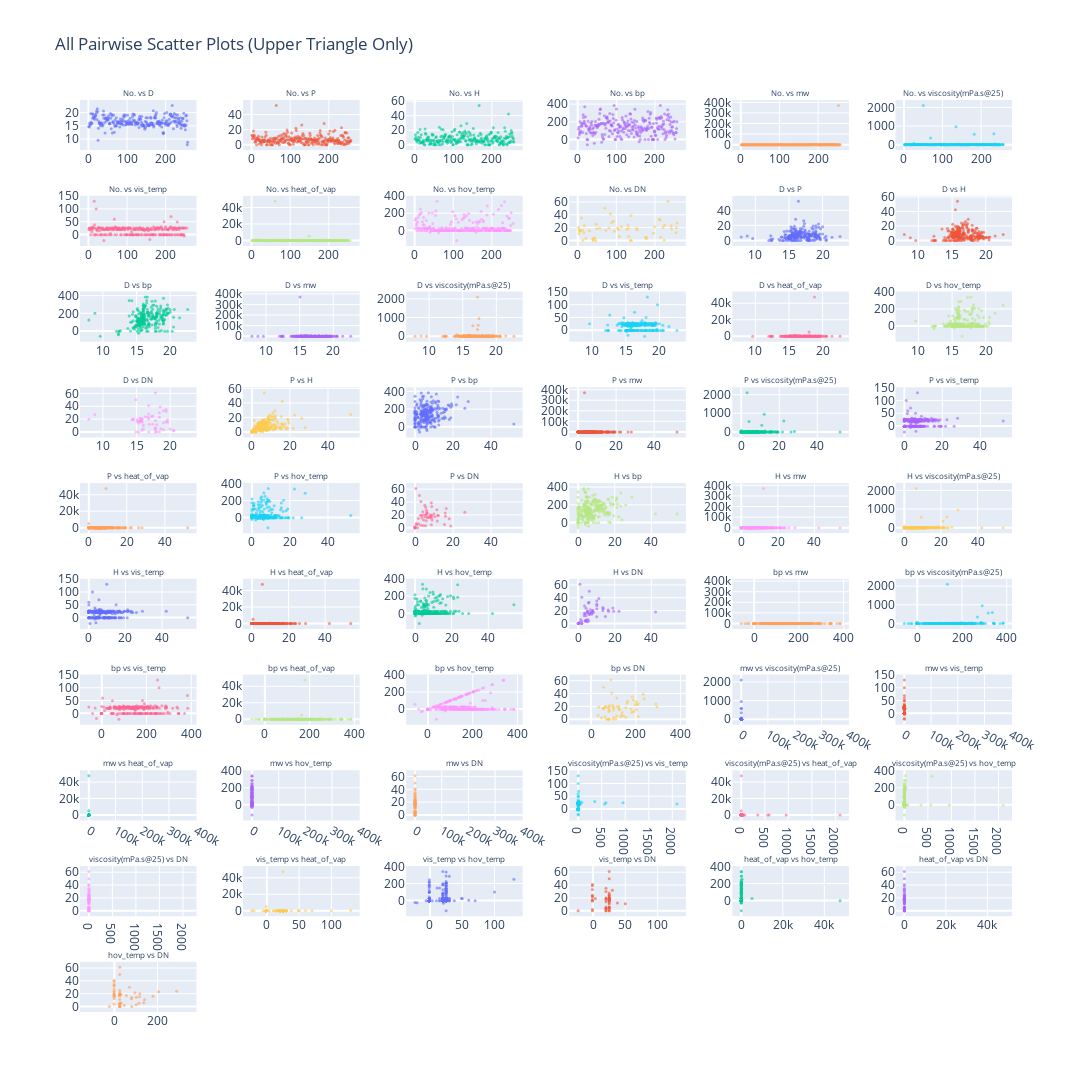

The code cell stored with this chart in its notebook:
### Code cell
import plotly.graph_objects as go
from plotly.subplots import make_subplots
import itertools

# Use the numeric columns we found
numeric_cols = df.select_dtypes(include=[np.number]).columns
print(f"Creating plots for {len(numeric_cols)} numeric columns")

# Generate all unique pairs (upper triangle only - no duplicates)
pairs = list(itertools.combinations(numeric_cols, 2))
print(f"Total unique pairs: {len(pairs)}")

# Create subplot grid - use more columns to reduce rows
n_pairs = len(pairs)
subplot_cols = 6  # increased to 6 columns to reduce rows
subplot_rows = (n_pairs + subplot_cols - 1) // subplot_cols
print(f"Grid: {subplot_rows} rows x {subplot_cols} columns")

# Calculate appropriate spacing
max_v_spacing = 1.0 / (subplot_rows - 1) if subplot_rows > 1 else 0.1
max_h_spacing = 1.0 / (subplot_cols - 1) if subplot_cols > 1 else 0.1

v_spacing = min(0.05, max_v_spacing * 0.8)  # use 80% of max allowed
h_spacing = min(0.05, max_h_spacing * 0.8)

fig = make_subplots(
    rows=subplot_rows, 
    cols=subplot_cols,
    subplot_titles=[f"{pair[0]} vs {pair[1]}" for pair in pairs],
    horizontal_spacing=h_spacing,
    vertical_spacing=v_spacing
)

for idx, (x_col, y_col) in enumerate(pairs):
    row = idx // subplot_cols + 1
    col = idx % subplot_cols + 1
    
    fig.add_trace(
        go.Scatter(
            x=df[x_col], 
            y=df[y_col], 
            mode='markers', 
            name=f"{x_col} vs {y_col}",
            showlegend=False,
            marker=dict(size=3, opacity=0.6)  # smaller markers for more plots
        ),
        row=row, col=col
    )

# Update layout for better visibility
fig.update_layout(
    height=200 * subplot_rows,  # adjust height per row
    width=1400,  # wider to accommodate 6 columns
    title="All Pairwise Scatter Plots (Upper Triangle Only)",
    showlegend=False
)

# Update axes labels with smaller font
fig.update_xaxes(title_font_size=8)
fig.update_yaxes(title_font_size=8)

# Update subplot titles to smaller font
fig.update_annotations(font_size=8)

fig.show()

### Figure 1 — Plotly figure (JSON) as saved in the notebook; plotly's stock layout.template omitted (floating-point values rounded to 4 significant figures; data arrays with more than 128 entries replaced by an {"elided": "..."} marker saying what was removed)
{"data": [{"marker": {"opacity": 0.6, "size": 3}, "mode": "markers", "name": "No. vs D", "showlegend": false, "type": "scatter", "x": {"elided": "257 int values"}, "xaxis": "x", "y": {"elided": "257 float values"}, "yaxis": "y"}, {"marker": {"opacity": 0.6, "size": 3}, "mode": "markers", "name": "No. vs P", "showlegend": false, "type": "scatter", "x": {"elided": "257 int values"}, "xaxis": "x2", "y": {"elided": "257 float values"}, "yaxis": "y2"}, {"marker": {"opacity": 0.6, "size": 3}, "mode": "markers", "name": "No. vs H", "showlegend": false, "type": "scatter", "x": {"elided": "257 int values"}, "xaxis": "x3", "y": {"elided": "257 float values"}, "yaxis": "y3"}, {"marker": {"opacity": 0.6, "size": 3}, "mode": "markers", "name": "No. vs bp", "showlegend": false, "type": "scatter", "x": {"elided": "257 int values"}, "xaxis": "x4", "y": {"elided": "257 float values"}, "yaxis": "y4"}, {"marker": {"opacity": 0.6, "size": 3}, "mode": "markers", "name": "No. vs mw", "showlegend": false, "type": "scatter", "x": {"elided": "257 int values"}, "xaxis": "x5", "y": {"elided": "257 float values"}, "yaxis": "y5"}, {"marker": {"opacity": 0.6, "size": 3}, "mode": "markers", "name": "No. vs viscosity(mPa.s@25)", "showlegend": false, "type": "scatter", "x": {"elided": "257 int values"}, "xaxis": "x6", "y": {"elided": "257 float values"}, "yaxis": "y6"}, {"marker": {"opacity": 0.6, "size": 3}, "mode": "markers", "name": "No. vs vis_temp", "showlegend": false, "type": "scatter", "x": {"elided": "257 int values"}, "xaxis": "x7", "y": {"elided": "257 float values"}, "yaxis": "y7"}, {"marker": {"opacity": 0.6, "size": 3}, "mode": "markers", "name": "No. vs heat_of_vap", "showlegend": false, "type": "scatter", "x": {"elided": "257 int values"}, "xaxis": "x8", "y": {"elided": "257 float values"}, "yaxis": "y8"}, {"marker": {"opacity": 0.6, "size": 3}, "mode": "markers", "name": "No. vs hov_temp", "showlegend": false, "type": "scatter", "x": {"elided": "257 int values"}, "xaxis": "x9", "y": {"elided": "257 float values"}, "yaxis": "y9"}, {"marker": {"opacity": 0.6, "size": 3}, "mode": "markers", "name": "No. vs DN", "showlegend": false, "type": "scatter", "x": {"elided": "257 int values"}, "xaxis": "x10", "y": {"elided": "257 float values"}, "yaxis": "y10"}, {"marker": {"opacity": 0.6, "size": 3}, "mode": "markers", "name": "D vs P", "showlegend": false, "type": "scatter", "x": {"elided": "257 float values"}, "xaxis": "x11", "y": {"elided": "257 float values"}, "yaxis": "y11"}, {"marker": {"opacity": 0.6, "size": 3}, "mode": "markers", "name": "D vs H", "showlegend": false, "type": "scatter", "x": {"elided": "257 float values"}, "xaxis": "x12", "y": {"elided": "257 float values"}, "yaxis": "y12"}, {"marker": {"opacity": 0.6, "size": 3}, "mode": "markers", "name": "D vs bp", "showlegend": false, "type": "scatter", "x": {"elided": "257 float values"}, "xaxis": "x13", "y": {"elided": "257 float values"}, "yaxis": "y13"}, {"marker": {"opacity": 0.6, "size": 3}, "mode": "markers", "name": "D vs mw", "showlegend": false, "type": "scatter", "x": {"elided": "257 float values"}, "xaxis": "x14", "y": {"elided": "257 float values"}, "yaxis": "y14"}, {"marker": {"opacity": 0.6, "size": 3}, "mode": "markers", "name": "D vs viscosity(mPa.s@25)", "showlegend": false, "type": "scatter", "x": {"elided": "257 float values"}, "xaxis": "x15", "y": {"elided": "257 float values"}, "yaxis": "y15"}, {"marker": {"opacity": 0.6, "size": 3}, "mode": "markers", "name": "D vs vis_temp", "showlegend": false, "type": "scatter", "x": {"elided": "257 float values"}, "xaxis": "x16", "y": {"elided": "257 float values"}, "yaxis": "y16"}, {"marker": {"opacity": 0.6, "size": 3}, "mode": "markers", "name": "D vs heat_of_vap", "showlegend": false, "type": "scatter", "x": {"elided": "257 float values"}, "xaxis": "x17", "y": {"elided": "257 float values"}, "yaxis": "y17"}, {"marker": {"opacity": 0.6, "size": 3}, "mode": "markers", "name": "D vs hov_temp", "showlegend": false, "type": "scatter", "x": {"elided": "257 float values"}, "xaxis": "x18", "y": {"elided": "257 float values"}, "yaxis": "y18"}, {"marker": {"opacity": 0.6, "size": 3}, "mode": "markers", "name": "D vs DN", "showlegend": false, "type": "scatter", "x": {"elided": "257 float values"}, "xaxis": "x19", "y": {"elided": "257 float values"}, "yaxis": "y19"}, {"marker": {"opacity": 0.6, "size": 3}, "mode": "markers", "name": "P vs H", "showlegend": false, "type": "scatter", "x": {"elided": "257 float values"}, "xaxis": "x20", "y": {"elided": "257 float values"}, "yaxis": "y20"}, {"marker": {"opacity": 0.6, "size": 3}, "mode": "markers", "name": "P vs bp", "showlegend": false, "type": "scatter", "x": {"elided": "257 float values"}, "xaxis": "x21", "y": {"elided": "257 float values"}, "yaxis": "y21"}, {"marker": {"opacity": 0.6, "size": 3}, "mode": "markers", "name": "P vs mw", "showlegend": false, "type": "scatter", "x": {"elided": "257 float values"}, "xaxis": "x22", "y": {"elided": "257 float values"}, "yaxis": "y22"}, {"marker": {"opacity": 0.6, "size": 3}, "mode": "markers", "name": "P vs viscosity(mPa.s@25)", "showlegend": false, "type": "scatter", "x": {"elided": "257 float values"}, "xaxis": "x23", "y": {"elided": "257 float values"}, "yaxis": "y23"}, {"marker": {"opacity": 0.6, "size": 3}, "mode": "markers", "name": "P vs vis_temp", "showlegend": false, "type": "scatter", "x": {"elided": "257 float values"}, "xaxis": "x24", "y": {"elided": "257 float values"}, "yaxis": "y24"}, {"marker": {"opacity": 0.6, "size": 3}, "mode": "markers", "name": "P vs heat_of_vap", "showlegend": false, "type": "scatter", "x": {"elided": "257 float values"}, "xaxis": "x25", "y": {"elided": "257 float values"}, "yaxis": "y25"}, {"marker": {"opacity": 0.6, "size": 3}, "mode": "markers", "name": "P vs hov_temp", "showlegend": false, "type": "scatter", "x": {"elided": "257 float values"}, "xaxis": "x26", "y": {"elided": "257 float values"}, "yaxis": "y26"}, {"marker": {"opacity": 0.6, "size": 3}, "mode": "markers", "name": "P vs DN", "showlegend": false, "type": "scatter", "x": {"elided": "257 float values"}, "xaxis": "x27", "y": {"elided": "257 float values"}, "yaxis": "y27"}, {"marker": {"opacity": 0.6, "size": 3}, "mode": "markers", "name": "H vs bp", "showlegend": false, "type": "scatter", "x": {"elided": "257 float values"}, "xaxis": "x28", "y": {"elided": "257 float values"}, "yaxis": "y28"}, {"marker": {"opacity": 0.6, "size": 3}, "mode": "markers", "name": "H vs mw", "showlegend": false, "type": "scatter", "x": {"elided": "257 float values"}, "xaxis": "x29", "y": {"elided": "257 float values"}, "yaxis": "y29"}, {"marker": {"opacity": 0.6, "size": 3}, "mode": "markers", "name": "H vs viscosity(mPa.s@25)", "showlegend": false, "type": "scatter", "x": {"elided": "257 float values"}, "xaxis": "x30", "y": {"elided": "257 float values"}, "yaxis": "y30"}, {"marker": {"opacity": 0.6, "size": 3}, "mode": "markers", "name": "H vs vis_temp", "showlegend": false, "type": "scatter", "x": {"elided": "257 float values"}, "xaxis": "x31", "y": {"elided": "257 float values"}, "yaxis": "y31"}, {"marker": {"opacity": 0.6, "size": 3}, "mode": "markers", "name": "H vs heat_of_vap", "showlegend": false, "type": "scatter", "x": {"elided": "257 float values"}, "xaxis": "x32", "y": {"elided": "257 float values"}, "yaxis": "y32"}, {"marker": {"opacity": 0.6, "size": 3}, "mode": "markers", "name": "H vs hov_temp", "showlegend": false, "type": "scatter", "x": {"elided": "257 float values"}, "xaxis": "x33", "y": {"elided": "257 float values"}, "yaxis": "y33"}, {"marker": {"opacity": 0.6, "size": 3}, "mode": "markers", "name": "H vs DN", "showlegend": false, "type": "scatter", "x": {"elided": "257 float values"}, "xaxis": "x34", "y": {"elided": "257 float values"}, "yaxis": "y34"}, {"marker": {"opacity": 0.6, "size": 3}, "mode": "markers", "name": "bp vs mw", "showlegend": false, "type": "scatter", "x": {"elided": "257 float values"}, "xaxis": "x35", "y": {"elided": "257 float values"}, "yaxis": "y35"}, {"marker": {"opacity": 0.6, "size": 3}, "mode": "markers", "name": "bp vs viscosity(mPa.s@25)", "showlegend": false, "type": "scatter", "x": {"elided": "257 float values"}, "xaxis": "x36", "y": {"elided": "257 float values"}, "yaxis": "y36"}, {"marker": {"opacity": 0.6, "size": 3}, "mode": "markers", "name": "bp vs vis_temp", "showlegend": false, "type": "scatter", "x": {"elided": "257 float values"}, "xaxis": "x37", "y": {"elided": "257 float values"}, "yaxis": "y37"}, {"marker": {"opacity": 0.6, "size": 3}, "mode": "markers", "name": "bp vs heat_of_vap", "showlegend": false, "type": "scatter", "x": {"elided": "257 float values"}, "xaxis": "x38", "y": {"elided": "257 float values"}, "yaxis": "y38"}, {"marker": {"opacity": 0.6, "size": 3}, "mode": "markers", "name": "bp vs hov_temp", "showlegend": false, "type": "scatter", "x": {"elided": "257 float values"}, "xaxis": "x39", "y": {"elided": "257 float values"}, "yaxis": "y39"}, {"marker": {"opacity": 0.6, "size": 3}, "mode": "markers", "name": "bp vs DN", "showlegend": false, "type": "scatter", "x": {"elided": "257 float values"}, "xaxis": "x40", "y": {"elided": "257 float values"}, "yaxis": "y40"}, {"marker": {"opacity": 0.6, "size": 3}, "mode": "markers", "name": "mw vs viscosity(mPa.s@25)", "showlegend": false, "type": "scatter", "x": {"elided": "257 float values"}, "xaxis": "x41", "y": {"elided": "257 float values"}, "yaxis": "y41"}, {"marker": {"opacity": 0.6, "size": 3}, "mode": "markers", "name": "mw vs vis_temp", "showlegend": false, "type": "scatter", "x": {"elided": "257 float values"}, "xaxis": "x42", "y": {"elided": "257 float values"}, "yaxis": "y42"}, {"marker": {"opacity": 0.6, "size": 3}, "mode": "markers", "name": "mw vs heat_of_vap", "showlegend": false, "type": "scatter", "x": {"elided": "257 float values"}, "xaxis": "x43", "y": {"elided": "257 float values"}, "yaxis": "y43"}, {"marker": {"opacity": 0.6, "size": 3}, "mode": "markers", "name": "mw vs hov_temp", "showlegend": false, "type": "scatter", "x": {"elided": "257 float values"}, "xaxis": "x44", "y": {"elided": "257 float values"}, "yaxis": "y44"}, {"marker": {"opacity": 0.6, "size": 3}, "mode": "markers", "name": "mw vs DN", "showlegend": false, "type": "scatter", "x": {"elided": "257 float values"}, "xaxis": "x45", "y": {"elided": "257 float values"}, "yaxis": "y45"}, {"marker": {"opacity": 0.6, "size": 3}, "mode": "markers", "name": "viscosity(mPa.s@25) vs vis_temp", "showlegend": false, "type": "scatter", "x": {"elided": "257 float values"}, "xaxis": "x46", "y": {"elided": "257 float values"}, "yaxis": "y46"}, {"marker": {"opacity": 0.6, "size": 3}, "mode": "markers", "name": "viscosity(mPa.s@25) vs heat_of_vap", "showlegend": false, "type": "scatter", "x": {"elided": "257 float values"}, "xaxis": "x47", "y": {"elided": "257 float values"}, "yaxis": "y47"}, {"marker": {"opacity": 0.6, "size": 3}, "mode": "markers", "name": "viscosity(mPa.s@25) vs hov_temp", "showlegend": false, "type": "scatter", "x": {"elided": "257 float values"}, "xaxis": "x48", "y": {"elided": "257 float values"}, "yaxis": "y48"}, {"marker": {"opacity": 0.6, "size": 3}, "mode": "markers", "name": "viscosity(mPa.s@25) vs DN", "showlegend": false, "type": "scatter", "x": {"elided": "257 float values"}, "xaxis": "x49", "y": {"elided": "257 float values"}, "yaxis": "y49"}, {"marker": {"opacity": 0.6, "size": 3}, "mode": "markers", "name": "vis_temp vs heat_of_vap", "showlegend": false, "type": "scatter", "x": {"elided": "257 float values"}, "xaxis": "x50", "y": {"elided": "257 float values"}, "yaxis": "y50"}, {"marker": {"opacity": 0.6, "size": 3}, "mode": "markers", "name": "vis_temp vs hov_temp", "showlegend": false, "type": "scatter", "x": {"elided": "257 float values"}, "xaxis": "x51", "y": {"elided": "257 float values"}, "yaxis": "y51"}, {"marker": {"opacity": 0.6, "size": 3}, "mode": "markers", "name": "vis_temp vs DN", "showlegend": false, "type": "scatter", "x": {"elided": "257 float values"}, "xaxis": "x52", "y": {"elided": "257 float values"}, "yaxis": "y52"}, {"marker": {"opacity": 0.6, "size": 3}, "mode": "markers", "name": "heat_of_vap vs hov_temp", "showlegend": false, "type": "scatter", "x": {"elided": "257 float values"}, "xaxis": "x53", "y": {"elided": "257 float values"}, "yaxis": "y53"}, {"marker": {"opacity": 0.6, "size": 3}, "mode": "markers", "name": "heat_of_vap vs DN", "showlegend": false, "type": "scatter", "x": {"elided": "257 float values"}, "xaxis": "x54", "y": {"elided": "257 float values"}, "yaxis": "y54"}, {"marker": {"opacity": 0.6, "size": 3}, "mode": "markers", "name": "hov_temp vs DN", "showlegend": false, "type": "scatter", "x": {"elided": "257 float values"}, "xaxis": "x55", "y": {"elided": "257 float values"}, "yaxis": "y55"}], "layout": {"annotations": [{"font": {"size": 8}, "showarrow": false, "text": "No. vs D", "x": 0.0625, "xanchor": "center", "xref": "paper", "y": 1, "yanchor": "bottom", "yref": "paper"}, {"font": {"size": 8}, "showarrow": false, "text": "No. vs P", "x": 0.2375, "xanchor": "center", "xref": "paper", "y": 1, "yanchor": "bottom", "yref": "paper"}, {"font": {"size": 8}, "showarrow": false, "text": "No. vs H", "x": 0.4125, "xanchor": "center", "xref": "paper", "y": 1, "yanchor": "bottom", "yref": "paper"}, {"font": {"size": 8}, "showarrow": false, "text": "No. vs bp", "x": 0.5875, "xanchor": "center", "xref": "paper", "y": 1, "yanchor": "bottom", "yref": "paper"}, {"font": {"size": 8}, "showarrow": false, "text": "No. vs mw", "x": 0.7625, "xanchor": "center", "xref": "paper", "y": 1, "yanchor": "bottom", "yref": "paper"}, {"font": {"size": 8}, "showarrow": false, "text": "No. vs viscosity(mPa.s@25)", "x": 0.9375, "xanchor": "center", "xref": "paper", "y": 1, "yanchor": "bottom", "yref": "paper"}, {"font": {"size": 8}, "showarrow": false, "text": "No. vs vis_temp", "x": 0.0625, "xanchor": "center", "xref": "paper", "y": 0.895, "yanchor": "bottom", "yref": "paper"}, {"font": {"size": 8}, "showarrow": false, "text": "No. vs heat_of_vap", "x": 0.2375, "xanchor": "center", "xref": "paper", "y": 0.895, "yanchor": "bottom", "yref": "paper"}, {"font": {"size": 8}, "showarrow": false, "text": "No. vs hov_temp", "x": 0.4125, "xanchor": "center", "xref": "paper", "y": 0.895, "yanchor": "bottom", "yref": "paper"}, {"font": {"size": 8}, "showarrow": false, "text": "No. vs DN", "x": 0.5875, "xanchor": "center", "xref": "paper", "y": 0.895, "yanchor": "bottom", "yref": "paper"}, {"font": {"size": 8}, "showarrow": false, "text": "D vs P", "x": 0.7625, "xanchor": "center", "xref": "paper", "y": 0.895, "yanchor": "bottom", "yref": "paper"}, {"font": {"size": 8}, "showarrow": false, "text": "D vs H", "x": 0.9375, "xanchor": "center", "xref": "paper", "y": 0.895, "yanchor": "bottom", "yref": "paper"}, {"font": {"size": 8}, "showarrow": false, "text": "D vs bp", "x": 0.0625, "xanchor": "center", "xref": "paper", "y": 0.79, "yanchor": "bottom", "yref": "paper"}, {"font": {"size": 8}, "showarrow": false, "text": "D vs mw", "x": 0.2375, "xanchor": "center", "xref": "paper", "y": 0.79, "yanchor": "bottom", "yref": "paper"}, {"font": {"size": 8}, "showarrow": false, "text": "D vs viscosity(mPa.s@25)", "x": 0.4125, "xanchor": "center", "xref": "paper", "y": 0.79, "yanchor": "bottom", "yref": "paper"}, {"font": {"size": 8}, "showarrow": false, "text": "D vs vis_temp", "x": 0.5875, "xanchor": "center", "xref": "paper", "y": 0.79, "yanchor": "bottom", "yref": "paper"}, {"font": {"size": 8}, "showarrow": false, "text": "D vs heat_of_vap", "x": 0.7625, "xanchor": "center", "xref": "paper", "y": 0.79, "yanchor": "bottom", "yref": "paper"}, {"font": {"size": 8}, "showarrow": false, "text": "D vs hov_temp", "x": 0.9375, "xanchor": "center", "xref": "paper", "y": 0.79, "yanchor": "bottom", "yref": "paper"}, {"font": {"size": 8}, "showarrow": false, "text": "D vs DN", "x": 0.0625, "xanchor": "center", "xref": "paper", "y": 0.685, "yanchor": "bottom", "yref": "paper"}, {"font": {"size": 8}, "showarrow": false, "text": "P vs H", "x": 0.2375, "xanchor": "center", "xref": "paper", "y": 0.685, "yanchor": "bottom", "yref": "paper"}, {"font": {"size": 8}, "showarrow": false, "text": "P vs bp", "x": 0.4125, "xanchor": "center", "xref": "paper", "y": 0.685, "yanchor": "bottom", "yref": "paper"}, {"font": {"size": 8}, "showarrow": false, "text": "P vs mw", "x": 0.5875, "xanchor": "center", "xref": "paper", "y": 0.685, "yanchor": "bottom", "yref": "paper"}, {"font": {"size": 8}, "showarrow": false, "text": "P vs viscosity(mPa.s@25)", "x": 0.7625, "xanchor": "center", "xref": "paper", "y": 0.685, "yanchor": "bottom", "yref": "paper"}, {"font": {"size": 8}, "showarrow": false, "text": "P vs vis_temp", "x": 0.9375, "xanchor": "center", "xref": "paper", "y": 0.685, "yanchor": "bottom", "yref": "paper"}, {"font": {"size": 8}, "showarrow": false, "text": "P vs heat_of_vap", "x": 0.0625, "xanchor": "center", "xref": "paper", "y": 0.58, "yanchor": "bottom", "yref": "paper"}, {"font": {"size": 8}, "showarrow": false, "text": "P vs hov_temp", "x": 0.2375, "xanchor": "center", "xref": "paper", "y": 0.58, "yanchor": "bottom", "yref": "paper"}, {"font": {"size": 8}, "showarrow": false, "text": "P vs DN", "x": 0.4125, "xanchor": "center", "xref": "paper", "y": 0.58, "yanchor": "bottom", "yref": "paper"}, {"font": {"size": 8}, "showarrow": false, "text": "H vs bp", "x": 0.5875, "xanchor": "center", "xref": "paper", "y": 0.58, "yanchor": "bottom", "yref": "paper"}, {"font": {"size": 8}, "showarrow": false, "text": "H vs mw", "x": 0.7625, "xanchor": "center", "xref": "paper", "y": 0.58, "yanchor": "bottom", "yref": "paper"}, {"font": {"size": 8}, "showarrow": false, "text": "H vs viscosity(mPa.s@25)", "x": 0.9375, "xanchor": "center", "xref": "paper", "y": 0.58, "yanchor": "bottom", "yref": "paper"}, {"font": {"size": 8}, "showarrow": false, "text": "H vs vis_temp", "x": 0.0625, "xanchor": "center", "xref": "paper", "y": 0.475, "yanchor": "bottom", "yref": "paper"}, {"font": {"size": 8}, "showarrow": false, "text": "H vs heat_of_vap", "x": 0.2375, "xanchor": "center", "xref": "paper", "y": 0.475, "yanchor": "bottom", "yref": "paper"}, {"font": {"size": 8}, "showarrow": false, "text": "H vs hov_temp", "x": 0.4125, "xanchor": "center", "xref": "paper", "y": 0.475, "yanchor": "bottom", "yref": "paper"}, {"font": {"size": 8}, "showarrow": false, "text": "H vs DN", "x": 0.5875, "xanchor": "center", "xref": "paper", "y": 0.475, "yanchor": "bottom", "yref": "paper"}, {"font": {"size": 8}, "showarrow": false, "text": "bp vs mw", "x": 0.7625, "xanchor": "center", "xref": "paper", "y": 0.475, "yanchor": "bottom", "yref": "paper"}, {"font": {"size": 8}, "showarrow": false, "text": "bp vs viscosity(mPa.s@25)", "x": 0.9375, "xanchor": "center", "xref": "paper", "y": 0.475, "yanchor": "bottom", "yref": "paper"}, {"font": {"size": 8}, "showarrow": false, "text": "bp vs vis_temp", "x": 0.0625, "xanchor": "center", "xref": "paper", "y": 0.37, "yanchor": "bottom", "yref": "paper"}, {"font": {"size": 8}, "showarrow": false, "text": "bp vs heat_of_vap", "x": 0.2375, "xanchor": "center", "xref": "paper", "y": 0.37, "yanchor": "bottom", "yref": "paper"}, {"font": {"size": 8}, "showarrow": false, "text": "bp vs hov_temp", "x": 0.4125, "xanchor": "center", "xref": "paper", "y": 0.37, "yanchor": "bottom", "yref": "paper"}, {"font": {"size": 8}, "showarrow": false, "text": "bp vs DN", "x": 0.5875, "xanchor": "center", "xref": "paper", "y": 0.37, "yanchor": "bottom", "yref": "paper"}, {"font": {"size": 8}, "showarrow": false, "text": "mw vs viscosity(mPa.s@25)", "x": 0.7625, "xanchor": "center", "xref": "paper", "y": 0.37, "yanchor": "bottom", "yref": "paper"}, {"font": {"size": 8}, "showarrow": false, "text": "mw vs vis_temp", "x": 0.9375, "xanchor": "center", "xref": "paper", "y": 0.37, "yanchor": "bottom", "yref": "paper"}, {"font": {"size": 8}, "showarrow": false, "text": "mw vs heat_of_vap", "x": 0.0625, "xanchor": "center", "xref": "paper", "y": 0.265, "yanchor": "bottom", "yref": "paper"}, {"font": {"size": 8}, "showarrow": false, "text": "mw vs hov_temp", "x": 0.2375, "xanchor": "center", "xref": "paper", "y": 0.265, "yanchor": "bottom", "yref": "paper"}, {"font": {"size": 8}, "showarrow": false, "text": "mw vs DN", "x": 0.4125, "xanchor": "center", "xref": "paper", "y": 0.265, "yanchor": "bottom", "yref": "paper"}, {"font": {"size": 8}, "showarrow": false, "text": "viscosity(mPa.s@25) vs vis_temp", "x": 0.5875, "xanchor": "center", "xref": "paper", "y": 0.265, "yanchor": "bottom", "yref": "paper"}, {"font": {"size": 8}, "showarrow": false, "text": "viscosity(mPa.s@25) vs heat_of_vap", "x": 0.7625, "xanchor": "center", "xref": "paper", "y": 0.265, "yanchor": "bottom", "yref": "paper"}, {"font": {"size": 8}, "showarrow": false, "text": "viscosity(mPa.s@25) vs hov_temp", "x": 0.9375, "xanchor": "center", "xref": "paper", "y": 0.265, "yanchor": "bottom", "yref": "paper"}, {"font": {"size": 8}, "showarrow": false, "text": "viscosity(mPa.s@25) vs DN", "x": 0.0625, "xanchor": "center", "xref": "paper", "y": 0.16, "yanchor": "bottom", "yref": "paper"}, {"font": {"size": 8}, "showarrow": false, "text": "vis_temp vs heat_of_vap", "x": 0.2375, "xanchor": "center", "xref": "paper", "y": 0.16, "yanchor": "bottom", "yref": "paper"}, {"font": {"size": 8}, "showarrow": false, "text": "vis_temp vs hov_temp", "x": 0.4125, "xanchor": "center", "xref": "paper", "y": 0.16, "yanchor": "bottom", "yref": "paper"}, {"font": {"size": 8}, "showarrow": false, "text": "vis_temp vs DN", "x": 0.5875, "xanchor": "center", "xref": "paper", "y": 0.16, "yanchor": "bottom", "yref": "paper"}, {"font": {"size": 8}, "showarrow": false, "text": "heat_of_vap vs hov_temp", "x": 0.7625, "xanchor": "center", "xref": "paper", "y": 0.16, "yanchor": "bottom", "yref": "paper"}, {"font": {"size": 8}, "showarrow": false, "text": "heat_of_vap vs DN", "x": 0.9375, "xanchor": "center", "xref": "paper", "y": 0.16, "yanchor": "bottom", "yref": "paper"}, {"font": {"size": 8}, "showarrow": false, "text": "hov_temp vs DN", "x": 0.0625, "xanchor": "center", "xref": "paper", "y": 0.055, "yanchor": "bottom", "yref": "paper"}], "height": 2000, "showlegend": false, "title": {"text": "All Pairwise Scatter Plots (Upper Triangle Only)"}, "width": 1400, "xaxis": {"anchor": "y", "domain": [0, 0.125], "title": {"font": {"size": 8}}}, "xaxis10": {"anchor": "y10", "domain": [0.525, 0.65], "title": {"font": {"size": 8}}}, "xaxis11": {"anchor": "y11", "domain": [0.7, 0.825], "title": {"font": {"size": 8}}}, "xaxis12": {"anchor": "y12", "domain": [0.875, 1], "title": {"font": {"size": 8}}}, "xaxis13": {"anchor": "y13", "domain": [0, 0.125], "title": {"font": {"size": 8}}}, "xaxis14": {"anchor": "y14", "domain": [0.175, 0.3], "title": {"font": {"size": 8}}}, "xaxis15": {"anchor": "y15", "domain": [0.35, 0.475], "title": {"font": {"size": 8}}}, "xaxis16": {"anchor": "y16", "domain": [0.525, 0.65], "title": {"font": {"size": 8}}}, "xaxis17": {"anchor": "y17", "domain": [0.7, 0.825], "title": {"font": {"size": 8}}}, "xaxis18": {"anchor": "y18", "domain": [0.875, 1], "title": {"font": {"size": 8}}}, "xaxis19": {"anchor": "y19", "domain": [0, 0.125], "title": {"font": {"size": 8}}}, "xaxis2": {"anchor": "y2", "domain": [0.175, 0.3], "title": {"font": {"size": 8}}}, "xaxis20": {"anchor": "y20", "domain": [0.175, 0.3], "title": {"font": {"size": 8}}}, "xaxis21": {"anchor": "y21", "domain": [0.35, 0.475], "title": {"font": {"size": 8}}}, "xaxis22": {"anchor": "y22", "domain": [0.525, 0.65], "title": {"font": {"size": 8}}}, "xaxis23": {"anchor": "y23", "domain": [0.7, 0.825], "title": {"font": {"size": 8}}}, "xaxis24": {"anchor": "y24", "domain": [0.875, 1], "title": {"font": {"size": 8}}}, "xaxis25": {"anchor": "y25", "domain": [0, 0.125], "title": {"font": {"size": 8}}}, "xaxis26": {"anchor": "y26", "domain": [0.175, 0.3], "title": {"font": {"size": 8}}}, "xaxis27": {"anchor": "y27", "domain": [0.35, 0.475], "title": {"font": {"size": 8}}}, "xaxis28": {"anchor": "y28", "domain": [0.525, 0.65], "title": {"font": {"size": 8}}}, "xaxis29": {"anchor": "y29", "domain": [0.7, 0.825], "title": {"font": {"size": 8}}}, "xaxis3": {"anchor": "y3", "domain": [0.35, 0.475], "title": {"font": {"size": 8}}}, "xaxis30": {"anchor": "y30", "domain": [0.875, 1], "title": {"font": {"size": 8}}}, "xaxis31": {"anchor": "y31", "domain": [0, 0.125], "title": {"font": {"size": 8}}}, "xaxis32": {"anchor": "y32", "domain": [0.175, 0.3], "title": {"font": {"size": 8}}}, "xaxis33": {"anchor": "y33", "domain": [0.35, 0.475], "title": {"font": {"size": 8}}}, "xaxis34": {"anchor": "y34", "domain": [0.525, 0.65], "title": {"font": {"size": 8}}}, "xaxis35": {"anchor": "y35", "domain": [0.7, 0.825], "title": {"font": {"size": 8}}}, "xaxis36": {"anchor": "y36", "domain": [0.875, 1], "title": {"font": {"size": 8}}}, "xaxis37": {"anchor": "y37", "domain": [0, 0.125], "title": {"font": {"size": 8}}}, "xaxis38": {"anchor": "y38", "domain": [0.175, 0.3], "title": {"font": {"size": 8}}}, "xaxis39": {"anchor": "y39", "domain": [0.35, 0.475], "title": {"font": {"size": 8}}}, "xaxis4": {"anchor": "y4", "domain": [0.525, 0.65], "title": {"font": {"size": 8}}}, "xaxis40": {"anchor": "y40", "domain": [0.525, 0.65], "title": {"font": {"size": 8}}}, "xaxis41": {"anchor": "y41", "domain": [0.7, 0.825], "title": {"font": {"size": 8}}}, "xaxis42": {"anchor": "y42", "domain": [0.875, 1], "title": {"font": {"size": 8}}}, "xaxis43": {"anchor": "y43", "domain": [0, 0.125], "title": {"font": {"size": 8}}}, "xaxis44": {"anchor": "y44", "domain": [0.175, 0.3], "title": {"font": {"size": 8}}}, "xaxis45": {"anchor": "y45", "domain": [0.35, 0.475], "title": {"font": {"size": 8}}}, "xaxis46": {"anchor": "y46", "domain": [0.525, 0.65], "title": {"font": {"size": 8}}}, "xaxis47": {"anchor": "y47", "domain": [0.7, 0.825], "title": {"font": {"size": 8}}}, "xaxis48": {"anchor": "y48", "domain": [0.875, 1], "title": {"font": {"size": 8}}}, "xaxis49": {"anchor": "y49", "domain": [0, 0.125], "title": {"font": {"size": 8}}}, "xaxis5": {"anchor": "y5", "domain": [0.7, 0.825], "title": {"font": {"size": 8}}}, "xaxis50": {"anchor": "y50", "domain": [0.175, 0.3], "title": {"font": {"size": 8}}}, "xaxis51": {"anchor": "y51", "domain": [0.35, 0.475], "title": {"font": {"size": 8}}}, "xaxis52": {"anchor": "y52", "domain": [0.525, 0.65], "title": {"font": {"size": 8}}}, "xaxis53": {"anchor": "y53", "domain": [0.7, 0.825], "title": {"font": {"size": 8}}}, "xaxis54": {"anchor": "y54", "domain": [0.875, 1], "title": {"font": {"size": 8}}}, "xaxis55": {"anchor": "y55", "domain": [0, 0.125], "title": {"font": {"size": 8}}}, "xaxis56": {"anchor": "y56", "domain": [0.175, 0.3], "title": {"font": {"size": 8}}}, "xaxis57": {"anchor": "y57", "domain": [0.35, 0.475], "title": {"font": {"size": 8}}}, "xaxis58": {"anchor": "y58", "domain": [0.525, 0.65], "title": {"font": {"size": 8}}}, "xaxis59": {"anchor": "y59", "domain": [0.7, 0.825], "title": {"font": {"size": 8}}}, "xaxis6": {"anchor": "y6", "domain": [0.875, 1], "title": {"font": {"size": 8}}}, "xaxis60": {"anchor": "y60", "domain": [0.875, 1], "title": {"font": {"size": 8}}}, "xaxis7": {"anchor": "y7", "domain": [0, 0.125], "title": {"font": {"size": 8}}}, "xaxis8": {"anchor": "y8", "domain": [0.175, 0.3], "title": {"font": {"size": 8}}}, "xaxis9": {"anchor": "y9", "domain": [0.35, 0.475], "title": {"font": {"size": 8}}}, "yaxis": {"anchor": "x", "domain": [0.945, 1], "title": {"font": {"size": 8}}}, "yaxis10": {"anchor": "x10", "domain": [0.84, 0.895], "title": {"font": {"size": 8}}}, "yaxis11": {"anchor": "x11", "domain": [0.84, 0.895], "title": {"font": {"size": 8}}}, "yaxis12": {"anchor": "x12", "domain": [0.84, 0.895], "title": {"font": {"size": 8}}}, "yaxis13": {"anchor": "x13", "domain": [0.735, 0.79], "title": {"font": {"size": 8}}}, "yaxis14": {"anchor": "x14", "domain": [0.735, 0.79], "title": {"font": {"size": 8}}}, "yaxis15": {"anchor": "x15", "domain": [0.735, 0.79], "title": {"font": {"size": 8}}}, "yaxis16": {"anchor": "x16", "domain": [0.735, 0.79], "title": {"font": {"size": 8}}}, "yaxis17": {"anchor": "x17", "domain": [0.735, 0.79], "title": {"font": {"size": 8}}}, "yaxis18": {"anchor": "x18", "domain": [0.735, 0.79], "title": {"font": {"size": 8}}}, "yaxis19": {"anchor": "x19", "domain": [0.63, 0.685], "title": {"font": {"size": 8}}}, "yaxis2": {"anchor": "x2", "domain": [0.945, 1], "title": {"font": {"size": 8}}}, "yaxis20": {"anchor": "x20", "domain": [0.63, 0.685], "title": {"font": {"size": 8}}}, "yaxis21": {"anchor": "x21", "domain": [0.63, 0.685], "title": {"font": {"size": 8}}}, "yaxis22": {"anchor": "x22", "domain": [0.63, 0.685], "title": {"font": {"size": 8}}}, "yaxis23": {"anchor": "x23", "domain": [0.63, 0.685], "title": {"font": {"size": 8}}}, "yaxis24": {"anchor": "x24", "domain": [0.63, 0.685], "title": {"font": {"size": 8}}}, "yaxis25": {"anchor": "x25", "domain": [0.525, 0.58], "title": {"font": {"size": 8}}}, "yaxis26": {"anchor": "x26", "domain": [0.525, 0.58], "title": {"font": {"size": 8}}}, "yaxis27": {"anchor": "x27", "domain": [0.525, 0.58], "title": {"font": {"size": 8}}}, "yaxis28": {"anchor": "x28", "domain": [0.525, 0.58], "title": {"font": {"size": 8}}}, "yaxis29": {"anchor": "x29", "domain": [0.525, 0.58], "title": {"font": {"size": 8}}}, "yaxis3": {"anchor": "x3", "domain": [0.945, 1], "title": {"font": {"size": 8}}}, "yaxis30": {"anchor": "x30", "domain": [0.525, 0.58], "title": {"font": {"size": 8}}}, "yaxis31": {"anchor": "x31", "domain": [0.42, 0.475], "title": {"font": {"size": 8}}}, "yaxis32": {"anchor": "x32", "domain": [0.42, 0.475], "title": {"font": {"size": 8}}}, "yaxis33": {"anchor": "x33", "domain": [0.42, 0.475], "title": {"font": {"size": 8}}}, "yaxis34": {"anchor": "x34", "domain": [0.42, 0.475], "title": {"font": {"size": 8}}}, "yaxis35": {"anchor": "x35", "domain": [0.42, 0.475], "title": {"font": {"size": 8}}}, "yaxis36": {"anchor": "x36", "domain": [0.42, 0.475], "title": {"font": {"size": 8}}}, "yaxis37": {"anchor": "x37", "domain": [0.315, 0.37], "title": {"font": {"size": 8}}}, "yaxis38": {"anchor": "x38", "domain": [0.315, 0.37], "title": {"font": {"size": 8}}}, "yaxis39": {"anchor": "x39", "domain": [0.315, 0.37], "title": {"font": {"size": 8}}}, "yaxis4": {"anchor": "x4", "domain": [0.945, 1], "title": {"font": {"size": 8}}}, "yaxis40": {"anchor": "x40", "domain": [0.315, 0.37], "title": {"font": {"size": 8}}}, "yaxis41": {"anchor": "x41", "domain": [0.315, 0.37], "title": {"font": {"size": 8}}}, "yaxis42": {"anchor": "x42", "domain": [0.315, 0.37], "title": {"font": {"size": 8}}}, "yaxis43": {"anchor": "x43", "domain": [0.21, 0.265], "title": {"font": {"size": 8}}}, "yaxis44": {"anchor": "x44", "domain": [0.21, 0.265], "title": {"font": {"size": 8}}}, "yaxis45": {"anchor": "x45", "domain": [0.21, 0.265], "title": {"font": {"size": 8}}}, "yaxis46": {"anchor": "x46", "domain": [0.21, 0.265], "title": {"font": {"size": 8}}}, "yaxis47": {"anchor": "x47", "domain": [0.21, 0.265], "title": {"font": {"size": 8}}}, "yaxis48": {"anchor": "x48", "domain": [0.21, 0.265], "title": {"font": {"size": 8}}}, "yaxis49": {"anchor": "x49", "domain": [0.105, 0.16], "title": {"font": {"size": 8}}}, "yaxis5": {"anchor": "x5", "domain": [0.945, 1], "title": {"font": {"size": 8}}}, "yaxis50": {"anchor": "x50", "domain": [0.105, 0.16], "title": {"font": {"size": 8}}}, "yaxis51": {"anchor": "x51", "domain": [0.105, 0.16], "title": {"font": {"size": 8}}}, "yaxis52": {"anchor": "x52", "domain": [0.105, 0.16], "title": {"font": {"size": 8}}}, "yaxis53": {"anchor": "x53", "domain": [0.105, 0.16], "title": {"font": {"size": 8}}}, "yaxis54": {"anchor": "x54", "domain": [0.105, 0.16], "title": {"font": {"size": 8}}}, "yaxis55": {"anchor": "x55", "domain": [0, 0.055], "title": {"font": {"size": 8}}}, "yaxis56": {"anchor": "x56", "domain": [0, 0.055], "title": {"font": {"size": 8}}}, "yaxis57": {"anchor": "x57", "domain": [0, 0.055], "title": {"font": {"size": 8}}}, "yaxis58": {"anchor": "x58", "domain": [0, 0.055], "title": {"font": {"size": 8}}}, "yaxis59": {"anchor": "x59", "domain": [0, 0.055], "title": {"font": {"size": 8}}}, "yaxis6": {"anchor": "x6", "domain": [0.945, 1], "title": {"font": {"size": 8}}}, "yaxis60": {"anchor": "x60", "domain": [0, 0.055], "title": {"font": {"size": 8}}}, "yaxis7": {"anchor": "x7", "domain": [0.84, 0.895], "title": {"font": {"size": 8}}}, "yaxis8": {"anchor": "x8", "domain": [0.84, 0.895], "title": {"font": {"size": 8}}}, "yaxis9": {"anchor": "x9", "domain": [0.84, 0.895], "title": {"font": {"size": 8}}}}}
